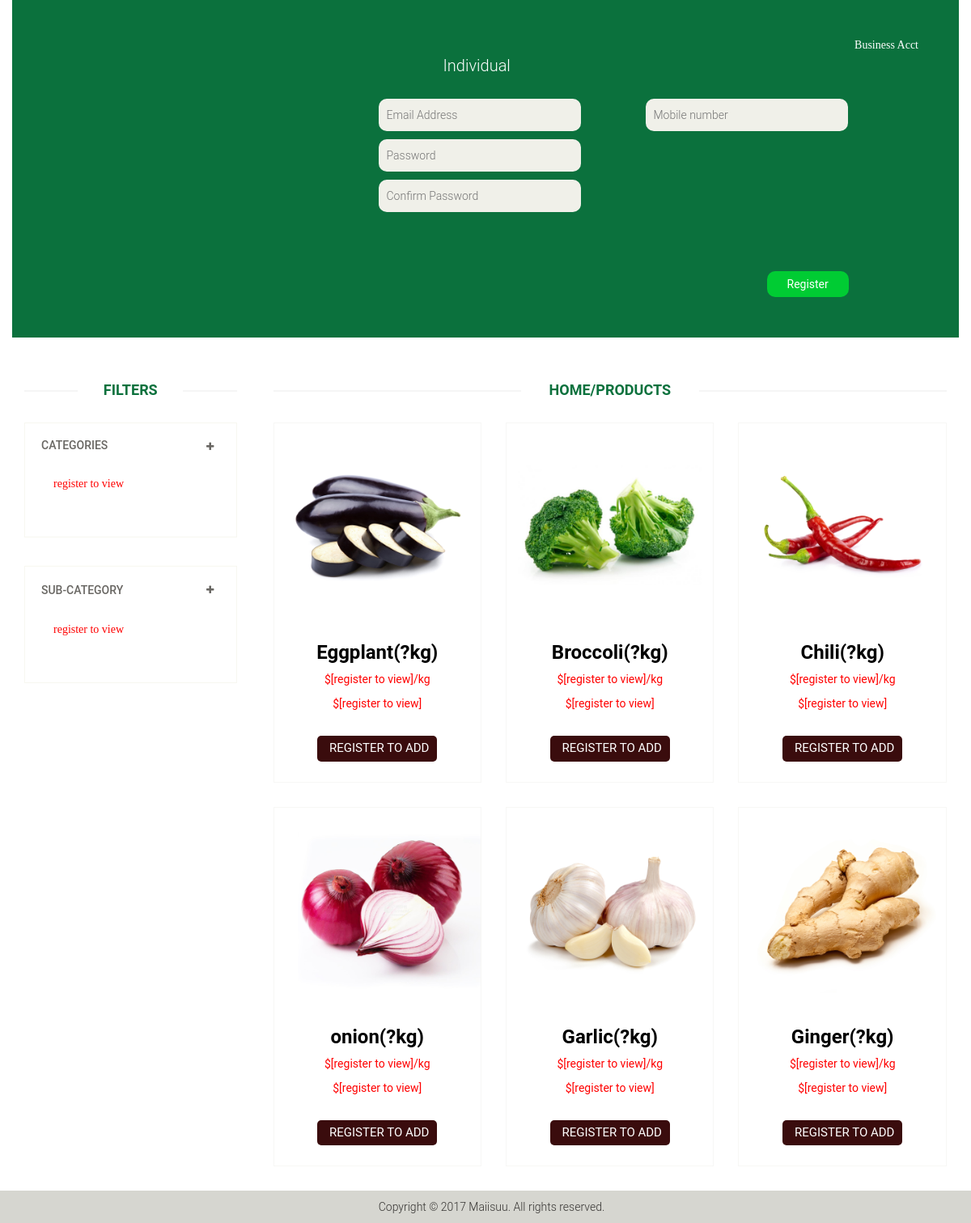
The app's page /home-register-indv.php with its own data.
### tables this page shows
CREATE TABLE `product` (
  `product_id` bigint(20) NOT NULL,
  `product_name` varchar(500) NOT NULL,
  `product_img` varchar(500) NOT NULL,
  `product_weightkg` varchar(100) NOT NULL,
  `product_pricekg` varchar(100) NOT NULL,
  `product_price` varchar(100) NOT NULL,
  `category` varchar(100) NOT NULL,
  `sub_category` varchar(500) NOT NULL
);

### home-register-indv.php (the view, shortened to what this page needs)
<!DOCTYPE html>
<html lang="en">
<head>
    <link href="css/bootstrap.min.css" rel="stylesheet">
    <link href="css/font-awesome.min.css" rel="stylesheet">
    <link href="css/prettyPhoto.css" rel="stylesheet">
    <link href="css/price-range.css" rel="stylesheet">
    <link href="css/animate.css" rel="stylesheet">
	<link href="css/main.css" rel="stylesheet">
	<link href="css/responsive.css" rel="stylesheet">
</head>
<body>
	<header id="header">
		<div class="header-bottom" style="padding-bottom:10px !important; padding-top: 0px !important;">
			<div class="container">
				<div class="row">
					<div class="col-sm-12" style="background-color:#0b713d; height:auto; padding:50px 20px; ">
						<section id="form">
                            <div class="container">
                                <div class="row">
                                    <div class="col-sm-4 col-sm-offset-1">
                                        <div class="login-form">
                                            <form action="cart.php" method="POST" onSubmit="return validate();">
 <h2  style="position:relative; left:400px;color:#FFF">Individual</h2>
                                                <input id="email" name="email" style="position:relative; left:320px; width:250px; " type="email" placeholder="Email Address" required>
                                                <input id="password" name="password" style=" position:relative; width:250px; left:320px;" type="password" placeholder="Password" required>
                                                 <input id="passwordc" name="passwordc" style=" position:relative; width:250px; left:320px;" type="password" placeholder="Confirm Password" required>
                                                 <input id="number" name="number" style=" position:relative; width:250px; left:650px; top:-150px" type="number" placeholder="Mobile number" required>
<button type="submit" name="register" style="background-color: #0C3; color:white; outline-color:#FFF; position:relative; left:800px">Register</button>
                                            </form>
                                        </div>
                                    </div>
                                     <div class="col-sm-4 col-sm-offset-1" style="margin-top:50px">
                                         <div class="pull-right">
             <a style="position:relative; left:140px ;top:-54px" href="home-register-bus.php">Business Acct</a>
                                            <br><br>
                                          </div>
                                     </div>
                                </div>
                            </div>
                        </section>
					</div>
				</div>
			</div>
		</div>
	</header>
	<section id="slider">
	</section>
<section>
		<div class="container">
			<div class="row">
				<div class="col-sm-3">
					<div class="left-sidebar">
						<h2>FILTERS</h2>
						<div class="panel-group category-products" id="accordian">
							<div class="panel panel-default">
								<div class="panel-heading">
									<h4 class="panel-title">
										<a data-toggle="collapse" data-parent="#accordian" href="#sub1">
											<span class="badge pull-right"><i class="fa fa-plus"></i></span>
										<div>Categories </div>
										</a>
									</h4>
								</div>
								<div id="sub1" class="panel-collapse collapse in">
									<div class="panel-body">
                                    <ul><li style="color:#F00">register to view</li></ul>
                                               <?php
       $conn = mysqli_connect('localhost', 'root', '');
    ?>
									</div>
								</div>
							</div>
						</div>
						<div class="panel-group category-products" id="accordian1">
							<div class="panel panel-default">
								<div class="panel-heading">
									<h4 class="panel-title">
										<a data-toggle="collapse" data-parent="#accordian" href="#sub2">
											<span class="badge pull-right"><i class="fa fa-plus"></i></span>
											Sub-Category
										</a>
									</h4>
								</div>
								<div id="sub2" class="panel-collapse collapse in">
									<div class="panel-body">
										<ul><li style="color:#F00">register to view</li></ul>
									</div>
								</div>
							</div>
						</div>
					</div>
				</div>
				<div class="col-sm-9 padding-right">
					<div class="features_items">
						<h2   class="title text-center">HOME/PRODUCTS</h2>
						<?php
						$sql = 'SELECT product_id, product_name, product_weightkg, product_pricekg, product_img, product_price FROM product ORDER BY product_id DESC';
						$result = mysqli_query($conn, $sql);
						if (mysqli_num_rows($result) > 0)
						{
   						while($row = mysqli_fetch_assoc($result))
						{
						?>
						<div id="displaythis" class="col-sm-4">
							<div class="product-image-wrapper">
								<div class="single-products">
										<div class="productinfo text-center">
                                       <form id="form" method="POST" action="" enctype="multipart/form-data">
						<img src="images/<?php echo $row['product_img']; ?>" width="90px" height="250px" alt=""  />
							<h2><?php echo $row['product_name']; ?>(?kg)</h2>
											<p style="color:#F00">$[register to view]/kg</p>
                                            <p style="color:#F00">$[register to view]</p>
                            <br>
<button  id="" class="btn btn-default add-to-cart"  type="" name=""><i class="fa fa-cart-arrow-down"></i>Register to Add</button>
										</div>
								</div>
							</div>
						</div>
						<?php
					   }
	                }
         ?>
					</div>
				</div>
			</div>
		</div>
	</section>
	<footer id="footer">
		<div class="footer-bottom">
			<div class="container">
				<div class="row">
					<center><p>Copyright © 2017 Maiisuu. All rights reserved.</p></center>
				</div>
			</div>
		</div>
	</footer>
</body>
</html>

### css/main.css (style rules this page uses)
body { font-family: maiisuu; position: relative; font-weight:400px; }
ul li { list-style: none; }
a { -webkit-transition: 300ms; -moz-transition: 300ms; -o-transition: 300ms; transition: 300ms; }
h1, h2, h3, h4, h5, h6 { font-family: 'Roboto', sans-serif; }
.header-bottom { padding-bottom: 30px; padding-top: 30px; }
#footer { background: #F0F0E9; }
.footer-bottom { background: #D6D6D0; padding-top: 10px; }
.footer-bottom p { color: #363432; font-family: 'Roboto', sans-serif; font-weight: 300; margin-left: 15px; }
#slider { padding-bottom: 45px; }
.category-products { border: 1px solid #F7F7F0; margin-bottom: 35px; padding-bottom: 20px; padding-top: 15px; }
.left-sidebar h2, .brands_products h2 { color: #0b713d; font-family: 'Roboto', sans-serif; font-size: 18px; font-weight: 700; margin: 0 auto 30px; text-align: center; text-transform: uppercase; position: relative; z-index:3; }
.left-sidebar h2:after, h2.title:after { content: " "; position: absolute; border: 1px solid #f5f5f5; bottom:8px; left: 0; width: 100%; height: 0; z-index: -2; }
.left-sidebar h2:before { content: " "; position: absolute; background: #fff; bottom: -6px; width: 130px; height: 30px; z-index: -1; left: 50%; margin-left: -65px; }
h2.title:before { content: " "; position: absolute; background: #fff; bottom: -6px; width: 220px; height: 30px; z-index: -1; left: 50%; margin-left: -110px; }
.category-products .panel { background-color: #FFFFFF; border: 0px; border-radius: 0px; box-shadow:none; margin-bottom: 0px; }
.category-products .panel-default .panel-heading { background-color: #FFFFFF; border: 0 none; color: #FFFFFF; padding: 5px 20px; }
.category-products .panel-default .panel-heading .panel-title a { color: #696763; font-family: 'Roboto', sans-serif; font-size: 14px; text-decoration: none; text-transform: uppercase; }
.panel-group .panel-heading + .panel-collapse .panel-body { border-top: 0 none; }
.category-products .badge { background:none; border-radius: 10px; color: #696763; display: inline-block; font-size: 12px; font-weight: bold; line-height: 1; min-width: 10px; padding: 3px 7px; text-align: center; vertical-align: baseline; white-space: nowrap; }
.panel-body ul { padding-left: 20px; }
.padding-right { padding-right: 0; }
.features_items { overflow:hidden; }
h2.title { color: #0b713d; font-family: 'Roboto', sans-serif; font-size: 18px; font-weight: 700; margin: 0 15px; text-transform: uppercase; margin-bottom: 30px; position: relative; }
.product-image-wrapper { border:1px solid #F7F7F5; overflow: hidden; margin-bottom:30px; }
.single-products { position: relative; }
.productinfo h2 { color: black; font-family: 'Roboto', sans-serif; font-size: 24px; font-weight: 700; }
.productinfo p { font-family: 'Roboto', sans-serif; font-size: 14px; font-weight: 400; color: #696763; }
.productinfo img { width: 100%; }
.productinfo { position:relative; }
.productinfo .add-to-cart { background:#3A0C0D; color: #ffffff; border-radius:5px; padding:5px 10px; text-transform:uppercase; }
.add-to-cart { background:#F5F5ED; border: 0 none; border-radius: 0; color: #696763; font-family: 'Roboto', sans-serif; font-size: 15px; margin-bottom: 25px; }
#form { display: block; margin-bottom: 0px; margin-top: 0px; overflow: hidden; color:#FFFFFF; }
#form a { color:#FFFFFF; }
.login-form h2, .signup-form h2 { color: #696763; font-family: 'Roboto', sans-serif; font-size: 20px; font-weight: 300; margin-bottom: 30px; }
.login-form form input, .signup-form form input { background: #F0F0E9; border: medium none; color: #696763; display: block; font-family: 'Roboto', sans-serif; font-size: 14px; font-weight: 300; height: 40px; margin-bottom: 10px; outline: medium none; padding-left: 10px; width: 100%; border-radius:10px; }
.login-form form button { margin-top: 23px; }
.login-form form button, .signup-form form button { background: #0b713d; border: medium none; border-radius: 0; color: #FFFFFF; display: block; font-family: 'Roboto', sans-serif; padding: 6px 25px; border-radius:10px; }
.category-products ul li { padding:10px 0px; }

### home-register-indv.php (style rules this page uses)
li { cursor: pointer; cursor: hand; }

### records on screen
product: product_img (picture), product_name "Eggplant"
product: product_img (picture), product_name "Broccoli"
product: product_img (picture), product_name "Chili"
product: product_img (picture), product_name "onion"
product: product_img (picture), product_name "Garlic"
product: product_img (picture), product_name "Ginger"
